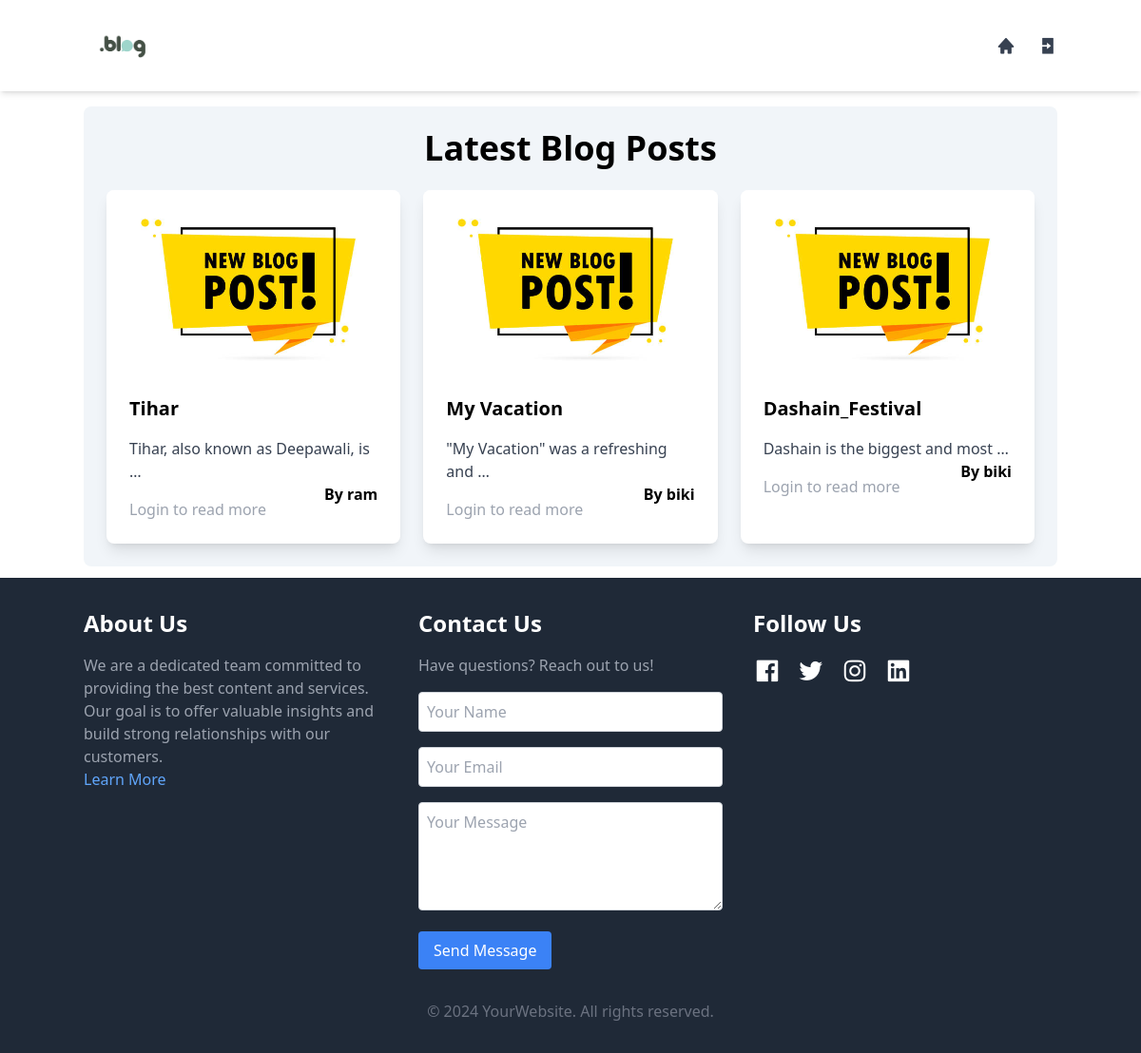
The page / on the database its author committed.
### blog/models.py (models this page shows, shortened)
class Post(models.Model):
    user = models.ForeignKey(User, on_delete=models.CASCADE)
    title = models.CharField(max_length=255)
    content = models.TextField()
    created_at = models.DateTimeField(auto_now_add=True)
    updated_at = models.DateTimeField(auto_now=True)
    is_approved = models.BooleanField(default=False)

### blog/views.py (the view)
# urls.py: path('', views.index, name="index"),
def index(request):
    posts = Post.objects.filter(is_approved=True).order_by('-created_at')[:6]
    if request.user.is_authenticated:
        new_notifications_count = Notification.objects.filter(user=request.user, is_read=False).count()
    else:
        new_notifications_count = 0
    content = {
        'all_posts':posts,
        'new_notifications_count':new_notifications_count,
    }
    return render(request, 'blog/index.html', content)

### blog/templates/blog/index.html (shortened to what this page needs)
{% load static %}
<!DOCTYPE html>
<html lang="en">
  <head>
    <script src="https://cdn.tailwindcss.com"></script>
    <link rel="stylesheet" href="https://unpkg.com/boxicons@2.1.1/css/boxicons.min.css">
  </head>
  <body>
    {% block Navbar %} {% include "./navbar.html" %} {% endblock %}
    {% block DisplayBlog %} {% include "./display_blog.html" %} {% endblock %}
    {% block footer %} {% include "./footer.html" %} {% endblock %}
  </body>
</html>

### blog/templates/blog/display_blog.html
{% load static %}
{% block DisplayBlog %}
<div class="container mx-auto mt-28 mb-3 rounded-lg cursor-pointer p-6 bg-slate-100">
    <h1 class="text-4xl font-bold mb-6 text-center">Latest Blog Posts</h1>
    <div class="grid grid-cols-1 md:grid-cols-2 lg:grid-cols-3 gap-6">
      {% if all_posts %}
        {% for post in all_posts %}
      <div class="bg-white shadow-lg rounded-lg overflow-hidden">
        {% if user.is_authenticated %}
        <a href="{% url 'readmore' post.id %}">
          <img src="{% static 'images/post1.jpg' %}" alt="Post Image" class="w-full h-48 object-cover">
        </a>
      {% else %}
        <img src="{% static 'images/post1.jpg' %}" alt="Post Image" class="w-full h-48 object-cover">
      {% endif %}
        <div class="p-6">
          <h2 class="text-xl font-semibold mb-4">{{ post.title }}</h2>
          <p class="text-gray-700">{{ post.content|truncatewords:6 }}</p>
          <h4 class="float-right font-semibold">By {{ post.user }}</h4>
          {% if user.is_authenticated %}
            <a href="{% url 'readmore' post.id %}" class="text-blue-500 hover:underline mt-4 block">Read More</a>
            {% else %}
            <span class="text-gray-400 mt-4 block">Login to read more</span>
          {% endif %}
        </div>
      </div>
      {% endfor %}
      {% else %}
      <p>No post available</p>
      {% endif %}
    </div>
  </div>
{% endblock %}

### rows shown on the page
Post: title "Tihar", content "Tihar, also known as Deepawali, is …", user "ram"
Post: title "My Vacation", content "\"My Vacation\" was a refreshing and …", user "biki"
Post: title "Dashain_Festival", content "Dashain is the biggest and most …", user "biki"
